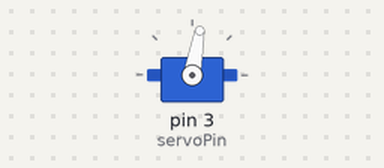
A sketch run on a simulated Arduino Uno, built with avr-gcc and run on an emulated ATmega328P. Parts: servo.

Above: at 0.05 s.
Timing chart, 0 to 4.6 s (numbered marks = the images above):
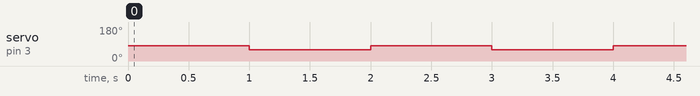

The sketch:

servo.ino
```cpp
#include <Servo.h>

int servoPin = 3;
Servo servo;


void setup() {
  servo.attach(servoPin);

}

void loop() {
    servo.write(80);
    delay(1000);
    servo.write(60);
    delay(1000);
}
```

Measured:
- by itself, servo on pin 3 (servoPin): alternates 80° for 1.0 s and 60° for 1.0 s
